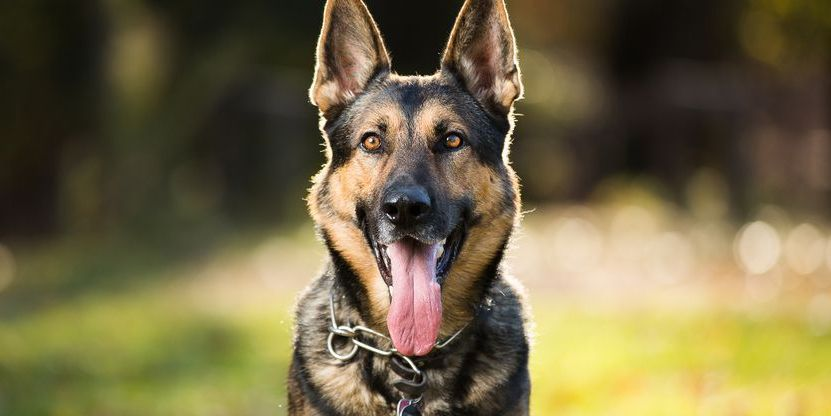
#> input picture machine-learning-models/exercises/images/dog.jpg, 831 x 416 px
$ python imageFeatureExtraction.py
#> lines starting #> are read from the running program, lines starting #| are printed output that depends on the picture
import numpy as np
import matplotlib.pyplot as plt
import cv2

img_path = './images/dog.jpg'
image = cv2.imread(img_path)
#> image is the input picture: shape (416, 831, 3); mean B, G, R 69.5, 103.7, 114.4
print(image.shape)
#| (416, 831, 3)

# plt.imshow(image)
# plt.show()

resized_image_feature_vector = cv2.resize(image, (32,32))
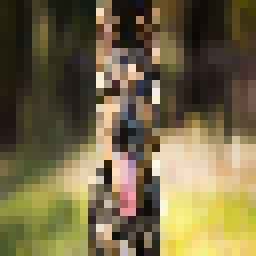
#> resized_image_feature_vector: shape (32, 32, 3) (shown 8 times larger); mean B, G, R 70.3, 104.5, 115.5
print(resized_image_feature_vector.shape)
#| (32, 32, 3)

# plt.imshow(resized_image_feature_vector)
# plt.show()

# convert to 1D array
resized_flattened_image_feature_vector = resized_image_feature_vector.flatten()
#> resized_flattened_image_feature_vector = 3072 values, max 255 at index 1979, min 0 at index 339, mean 96.79
print(resized_flattened_image_feature_vector)
#> (printed output is left out)
print(len(resized_flattened_image_feature_vector))  # height * width * color dimensional (32 * 32 * 3 = 3072)
#| 3072

image_grayscale = cv2.imread(img_path, cv2.IMREAD_GRAYSCALE)
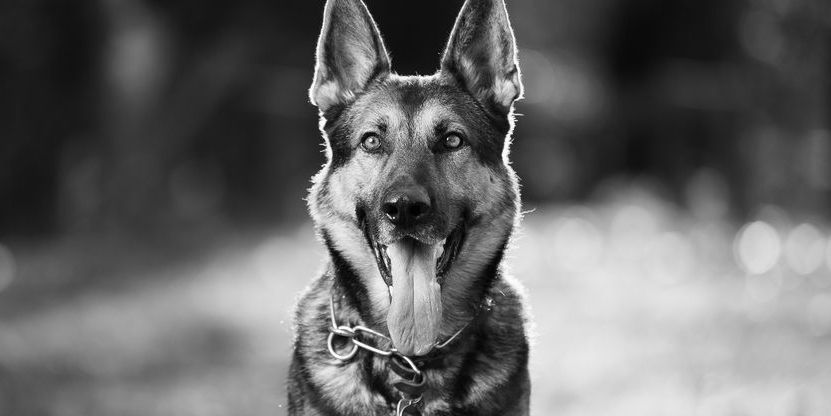
#> image_grayscale: shape (416, 831); min 0, max 255, mean 103
print(image_grayscale.shape)
#| (416, 831)

# plt.imshow(image_grayscale)
# plt.show()

expanded_image_grayscale = np.expand_dims(image_grayscale, axis=2)
print(expanded_image_grayscale.shape)
#| (416, 831, 1)
